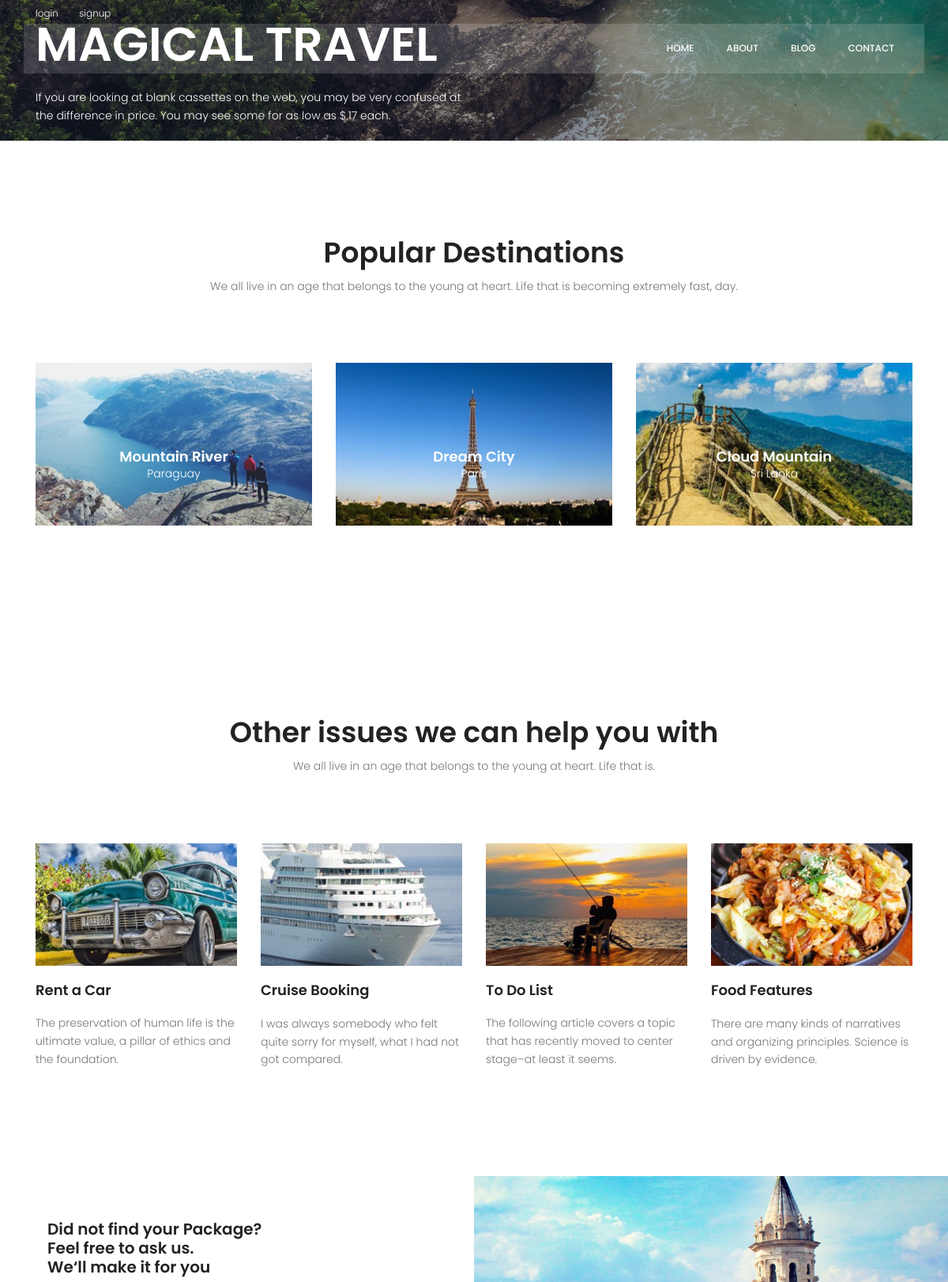
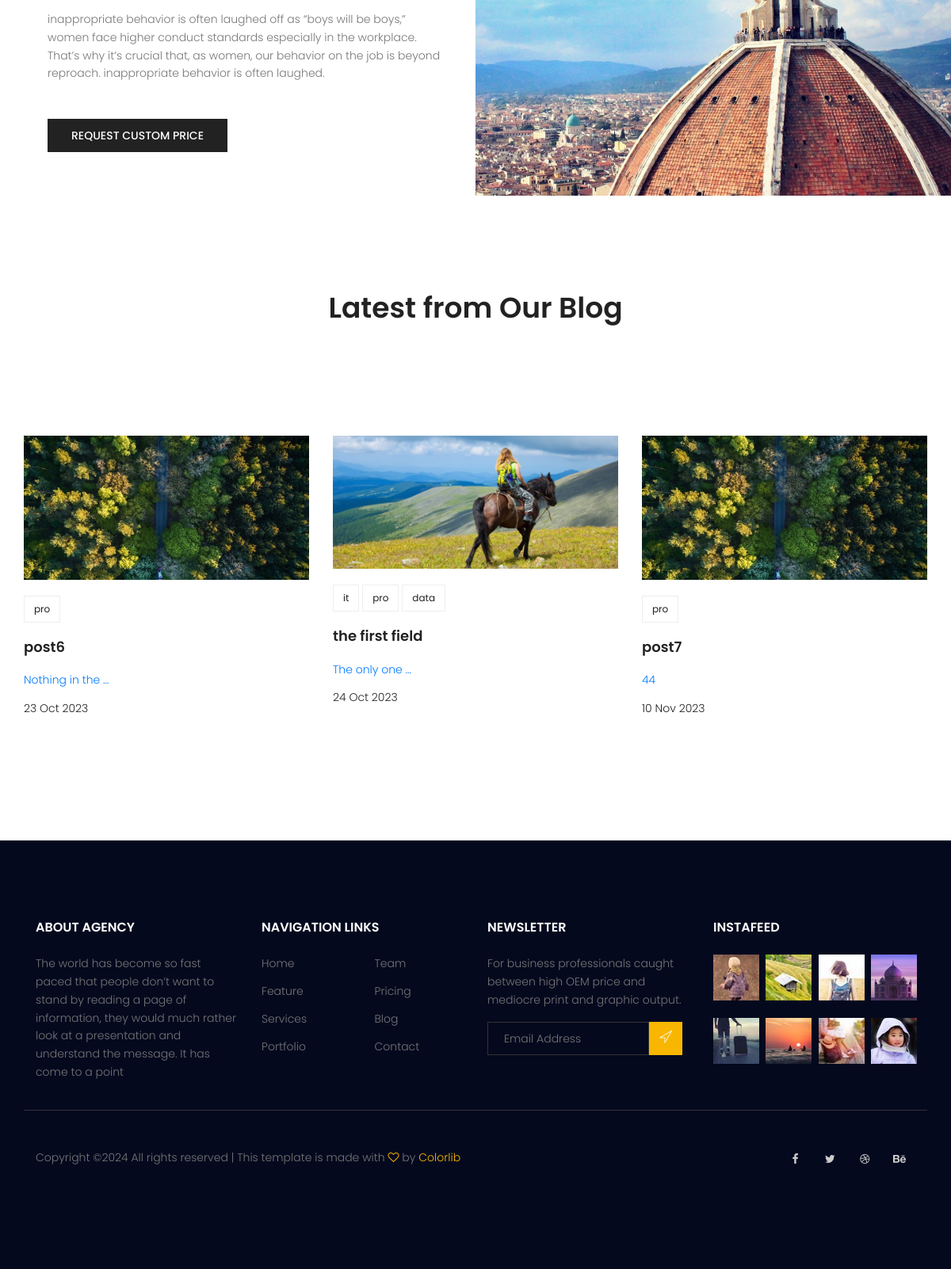
The page / on the database its author committed (2 pictures, top to bottom).
### blog/models.py (models this page shows, shortened)
class post (models.Model):
    title= models.CharField(max_length=255)
    author=models.ForeignKey(User,on_delete=models.SET_NULL,null=True)
    content= models.TextField()
    tags = TaggableManager()
    image=models.ImageField(upload_to='blog/')
    category=models.ManyToManyField(category)
    counted_views = models.IntegerField(default=0)
    status=models.BooleanField(default=False)
    login_require=models.BooleanField(default=False)
    created_date=models.DateTimeField(auto_now_add=True)
    updated_date=models.DateTimeField(auto_now=True)
    published_date=models.DateTimeField( null=True)
    class Meta:
        ordering=['created_date']

class category(models.Model):
    name=models.CharField(max_length=255)

### website/views.py (the view)
# urls.py: path('', blog_view, name='index'),
def index (request):
    posts= post.objects.filter(status=1)
    posts= Paginator(posts,3)
    try:
        page_number=request.GET.get('page')
        posts= posts.get_page(page_number)
    except PageNotAnInteger:
        posts = posts.get_page(1)
    except EmptyPage:
        posts = posts.get_page(1)
    context={'posts':posts  }
    return render (request,'website/index.html',context)

### website/templatetags/website_tags.py (called while the page is built)
@register.inclusion_tag('website/website-post.html')
def latesposts():
    posts=post.objects.filter(status=1).order_by('published_date')
    return { 'posts': posts }

### templates/website/index.html (shortened to what this page needs)
{% extends 'base.html' %}
{%load static%}
{% load website_tags %}
{% block content %}
			<section class="banner-area relative">
				<div class="overlay overlay-bg"></div>
				<div class="container">
					<div class="row fullscreen align-items-center justify-content-between">
						<div class="col-lg-6 col-md-6 banner-left">
							<h1 class="text-white">Magical Travel</h1>
							<p class="text-white">
								If you are looking at blank cassettes on the web, you may be very confused at the difference in price. You may see some for as low as $.17 each.
							</p>
						</div>
					</div>
				</div>
			</section>
			<section class="popular-destination-area section-gap">
				<div class="container">
		            <div class="row d-flex justify-content-center">
		                <div class="menu-content pb-70 col-lg-8">
		                    <div class="title text-center">
		                        <h1 class="mb-10">Popular Destinations</h1>
		                        <p>We all live in an age that belongs to the young at heart. Life that is becoming extremely fast, day.</p>
		                    </div>
		                </div>
		            </div>
					<div class="row">
						<div class="col-lg-4">
							<div class="single-destination relative">
								<div class="thumb relative">
									<img class="img-fluid" src="{% static 'img/d1.jpg' %}" alt="">
								</div>
								<div class="desc">
									<h4>Mountain River</h4>
									<p>Paraguay</p>
								</div>
							</div>
						</div>
						<div class="col-lg-4">
							<div class="single-destination relative">
								<div class="thumb relative">
									<img class="img-fluid" src="{% static 'img/d2.jpg' %}" alt="">
								</div>
								<div class="desc">
									<h4>Dream City</h4>
									<p>Paris</p>
								</div>
							</div>
						</div>
						<div class="col-lg-4">
							<div class="single-destination relative">
								<div class="thumb relative">
									<img class="img-fluid" src="{% static 'img/d3.jpg' %}" alt="">
								</div>
								<div class="desc">
									<h4>Cloud Mountain</h4>
									<p>Sri Lanka</p>
								</div>
							</div>
						</div>
					</div>
				</div>
			</section>
			<section class="other-issue-area section-gap">
				<div class="container">
		            <div class="row d-flex justify-content-center">
		                <div class="menu-content pb-70 col-lg-9">
		                    <div class="title text-center">
		                        <h1 class="mb-10">Other issues we can help you with</h1>
		                        <p>We all live in an age that belongs to the young at heart. Life that is.</p>
		                    </div>
		                </div>
		            </div>
					<div class="row">
						<div class="col-lg-3 col-md-6">
							<div class="single-other-issue">
								<div class="thumb">
									<img class="img-fluid" src="{% static 'img/o1.jpg' %}" alt="">
								</div>
								<a href="#">
									<h4>Rent a Car</h4>
								</a>
								<p>
									The preservation of human life is the ultimate value, a pillar of ethics and the foundation.
								</p>
							</div>
						</div>
						<div class="col-lg-3 col-md-6">
							<div class="single-other-issue">
								<div class="thumb">
									<img class="img-fluid" src="{% static 'img/o2.jpg' %}" alt="">
								</div>
								<a href="#">
									<h4>Cruise Booking</h4>
								</a>
								<p>
									I was always somebody who felt quite sorry for myself, what I had not got compared.
								</p>
							</div>
						</div>
						<div class="col-lg-3 col-md-6">
							<div class="single-other-issue">
								<div class="thumb">
									<img class="img-fluid" src="{% static 'img/o3.jpg' %}" alt="">
								</div>
								<a href="#">
									<h4>To Do List</h4>
								</a>
								<p>
									The following article covers a topic that has recently moved to center stage–at least it seems.
								</p>
							</div>
						</div>
						<div class="col-lg-3 col-md-6">
							<div class="single-other-issue">
								<div class="thumb">
									<img class="img-fluid" src="{% static 'img/o4.jpg' %}" alt="">
								</div>
								<a href="#">
									<h4>Food Features</h4>
								</a>
								<p>
									There are many kinds of narratives and organizing principles. Science is driven by evidence.
								</p>
							</div>
						</div>
					</div>
				</div>
			</section>
			<section class="home-about-area">
				<div class="container-fluid">
					<div class="row align-items-center justify-content-end">
						<div class="col-lg-6 col-md-12 home-about-left">
							<h1>
								Did not find your Package? <br>
								Feel free to ask us. <br>
								We‘ll make it for you
							</h1>
							<p>
								inappropriate behavior is often laughed off as “boys will be boys,” women face higher conduct standards especially in the workplace. That’s why it’s crucial that, as women, our behavior on the job is beyond reproach. inappropriate behavior is often laughed.
							</p>
							<a href="#" class="primary-btn text-uppercase">request custom price</a>
						</div>
						<div class="col-lg-6 col-md-12 home-about-right no-padding">
							<img class="img-fluid" src="{% static 'img/about-img.jpg' %}" alt="">
						</div>
					</div>
				</div>
			</section>
	{% latesposts %}
{% endblock %}

### templates/website/website-post.html (shortened to what this page needs)
{% load static %}
<section class="recent-blog-area section-gap">
    <div class="container">
    <div class="row d-flex justify-content-center">
    <div class="menu-content pb-60 col-lg-9">
    <div class="title text-center">
    <h1 class="mb-10">Latest from Our Blog</h1>
    </div>
    </div>
    </div>
    <div class="row">
    <div class="active-recent-blog-carusel owl-carousel owl-theme owl-loaded">
    <div class="owl-stage-outer">
    <div class="owl-stage" style="transform: translate3d(-1950px, 0px, 0px); transition: all 0.5s ease 0s; width: 4680px;">
    {% for post in posts %}
    <div class="owl-item cloned" style="width: 360px; margin-right: 30px;"><div class="single-recent-blog-post item">
    <div class="thumb">
    <img class="img-fluid" src="{{ post.image.url }}" alt="">
    </div>
    <div class="details">
    <div class="tags">
    <ul>
    {%for cat in post.category.all %}
    <li><a href="{% url 'blog:category' cat_name=cat.name %}">{{cat.name}}</a></li>
    {% endfor %}
    </ul>
    </div>
    <a href="{% url 'blog:single' pid=post.id %}"><h4 class="title">{{post.title}}</h4></a>
    <p><a href="{% url 'blog:single' pid=post.id %}"> {{post.content|truncatewords:3}}</a> </p>
    <h6 class="date">{{post.published_date| date:"d M Y"}}</h6>
    </div>
    </div>
    </div>
   {% endfor %}
<div class="owl-controls"><div class="owl-dots" style=""></div></div>
</section>

### statics/css/main.css (style rules this page uses)
body { color: #777777; font-family: "Poppins", sans-serif; font-size: 14px; font-weight: 300; line-height: 1.625em; position: relative; }
ol, ul { margin: 0; padding: 0; list-style: none; }
a { -webkit-transition: all 0.3s ease 0s; -moz-transition: all 0.3s ease 0s; -o-transition: all 0.3s ease 0s; transition: all 0.3s ease 0s; }
a, a:focus, a:hover { text-decoration: none; outline: 0; }
h1, h2, h3, h4, h5, h6 { font-family: "Poppins", sans-serif; color: #222222; line-height: 1.2em !important; margin-bottom: 0; margin-top: 0; font-weight: 600; }
h1, .h1 { font-size: 36px; }
h4, .h4 { font-size: 18px; }
h6, .h6 { font-size: 14px; color: #222222; }
.mb-10 { margin-bottom: 10px; }
.pb-60 { padding-bottom: 60px; }
.pb-70 { padding-bottom: 70px; }
.text-white { color: #fff; }
.text-center { text-align: center; }
.relative { position: relative; }
.overlay { position: absolute; left: 0; right: 0; top: 0; bottom: 0; }
.no-padding { padding: 0; }
h1 { font-size: 36px; }
h4 { font-size: 18px; }
h6 { font-size: 14px; }
h1, h2, h3, h4, h5, h6 { line-height: 1.5em; }
.section-gap { padding: 120px 0; }
.primary-btn { background: #f8b600; line-height: 42px; padding-left: 30px; padding-right: 30px; border: none; color: #fff; display: inline-block; font-size: 14px; font-weight: 500; position: relative; -webkit-transition: all 0.3s ease 0s; -moz-transition: all 0.3s ease 0s; -o-transition: all 0.3s ease 0s; transition: all 0.3s ease 0s; cursor: pointer; position: relative; }
.banner-area { background: url(../img/hero-bg.jpg) center; background-size: cover; }
.banner-area .overlay-bg { background: rgba(4, 9, 30, 0.4); }
.banner-left h1 { margin: 20px 0; font-size: 60px; text-transform: uppercase; }
.banner-left p { margin: 20px 0px; }
.single-destination { -webkit-transition: all 0.3s ease 0s; -moz-transition: all 0.3s ease 0s; -o-transition: all 0.3s ease 0s; transition: all 0.3s ease 0s; }
.single-destination .thumb { position: relative; }
.single-destination .thumb img { width: 100%; }
.single-destination .desc { text-align: center; position: absolute; width: 100%; left: 50%; top: 50%; transform: translate(-50%, -50%); }
.single-destination .desc h4 { color: #fff; }
.single-destination .desc p { color: #fff; font-size: 14px; font-weight: 300; margin-bottom: 0px; }
.single-other-issue .thumb { overflow: hidden; }
.single-other-issue .thumb img { width: 100%; -webkit-transition: all 0.3s ease 0s; -moz-transition: all 0.3s ease 0s; -o-transition: all 0.3s ease 0s; transition: all 0.3s ease 0s; }
.single-other-issue h4 { margin: 20px 0; -webkit-transition: all 0.3s ease 0s; -moz-transition: all 0.3s ease 0s; -o-transition: all 0.3s ease 0s; transition: all 0.3s ease 0s; }
.home-about-area .home-about-left { padding-left: 20%; }
@media (max-width: 1366px) { .home-about-area .home-about-left { padding-left: 5%; } }
.home-about-area .home-about-left h1 { max-width: 510px; }
@media (max-width: 1366px) { .home-about-area .home-about-left h1 { font-size: 20px; } }
.home-about-area .home-about-left p { max-width: 500px; padding: 20px 0; }
.home-about-area .home-about-left .primary-btn { margin-top: 10px; background: #222; font-size: 14px; }
.home-about-area .home-about-right img { width: 100%; }
.recent-blog-area .owl-dots { text-align: center; bottom: 5px; margin-top: 70px; width: 100%; -webkit-backface-visibility: hidden; -moz-backface-visibility: hidden; -ms-backface-visibility: hidden; backface-visibility: hidden; }
.recent-blog-area .single-recent-blog-post .thumb { overflow: hidden; }
.recent-blog-area .single-recent-blog-post .thumb img { -webkit-transition: all 0.3s ease 0s; -moz-transition: all 0.3s ease 0s; -o-transition: all 0.3s ease 0s; transition: all 0.3s ease 0s; }
.recent-blog-area .single-recent-blog-post .tags { margin: 20px 0px; }
.recent-blog-area .single-recent-blog-post .tags li { display: inline-block; border: 1px solid #eee; padding: 4px 12px; -webkit-transition: all 0.3s ease 0s; -moz-transition: all 0.3s ease 0s; -o-transition: all 0.3s ease 0s; transition: all 0.3s ease 0s; }
.recent-blog-area .single-recent-blog-post .tags li a { font-weight: 400; font-size: 12px; color: #222; }
.recent-blog-area .single-recent-blog-post .title { -webkit-transition: all 0.3s ease 0s; -moz-transition: all 0.3s ease 0s; -o-transition: all 0.3s ease 0s; transition: all 0.3s ease 0s; margin: 20px 0; }
.recent-blog-area .single-recent-blog-post .date { color: #222; font-weight: 300; }

### rows shown on the page
post: image (picture), title "post6", content "Nothing in the …", published_date "23 Oct 2023"
category: name "pro"
post: image (picture), title "the first field", content "The only one …", published_date "24 Oct 2023"
category: name "it"
category: name "data"
post: image (picture), title "post7", content "44", published_date "10 Nov 2023"
